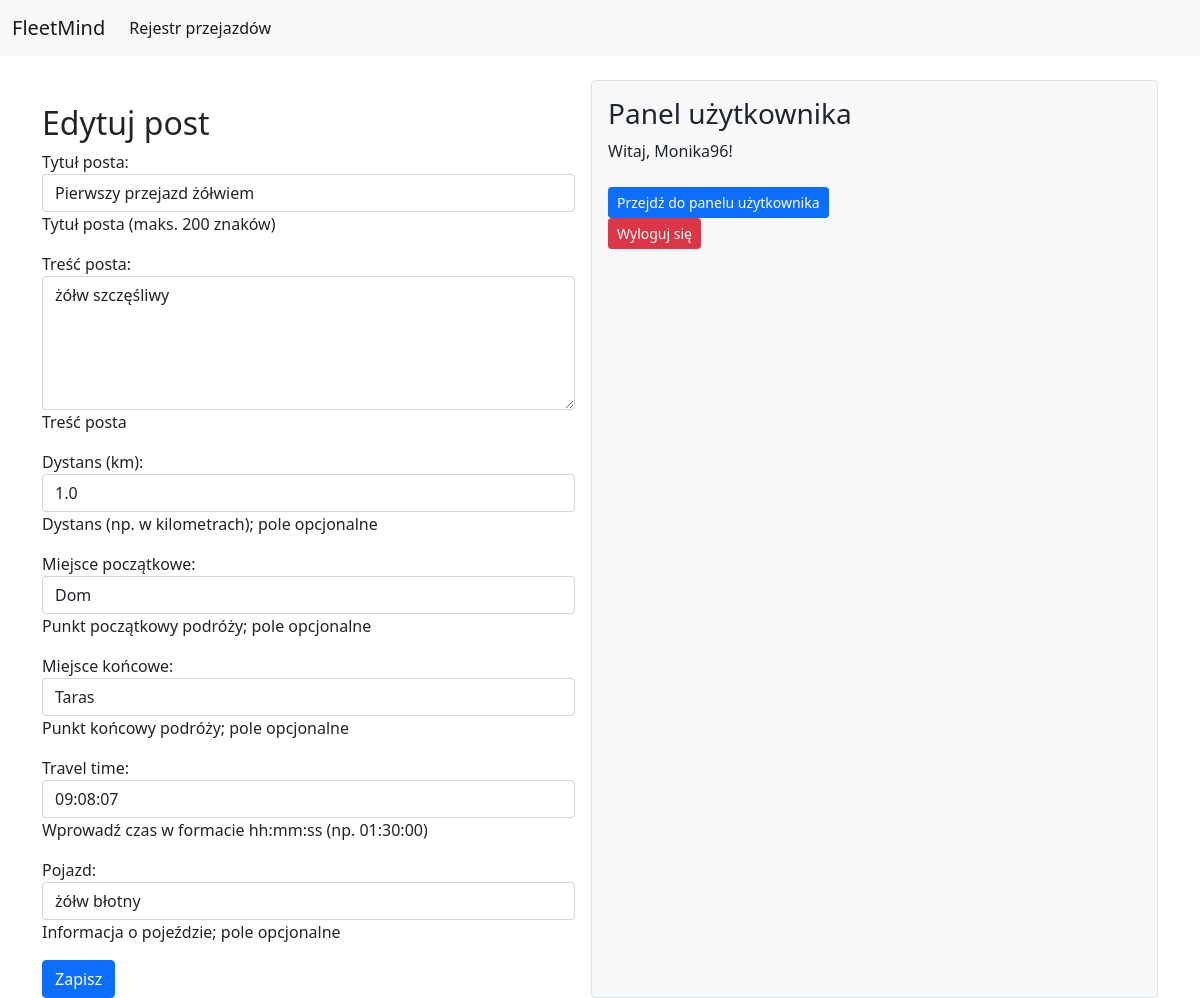
Page /posts/update/3/ (signed in) on the committed database.
### Fleet/models.py (models this page shows, shortened)
class Post(models.Model):
    title = models.CharField(
        max_length=200,
        help_text="Tytuł posta (maks. 200 znaków)"
    )
    content = models.TextField(
        help_text="Treść posta"
    )
    create_at = models.DateTimeField(
        auto_now_add=True,
        help_text="Data i czas utworzenia posta (ustawiane automatycznie)"
    )
    author = models.ForeignKey(
        User,
        on_delete=models.CASCADE,
        help_text="Autor posta (odniesienie do modelu User)"
    )
    distance = models.FloatField(
        blank=True,
        null=True,
        help_text="Dystans (np. w kilometrach); pole opcjonalne"
    )
    start_location = models.CharField(
        max_length=255,
        blank=True,
        null=True,
        help_text="Punkt początkowy podróży; pole opcjonalne"
    )
    end_location = models.CharField(
        max_length=255,
        blank=True,
        null=True,
        help_text="Punkt końcowy podróży; pole opcjonalne"
    )
    travel_time = models.DurationField(
        blank=True,
        null=True,
        help_text="Czas podróży; pole opcjonalne"
    )
    vehicle = models.CharField(
        max_length=100,
        blank=True,
        null=True,
        help_text="Informacja o pojeździe; pole opcjonalne"
    )

class Profile(models.Model):
    user = models.OneToOneField(User, on_delete=models.CASCADE)
    display_name = models.CharField(max_length=50, blank=True, null=True)

### Fleet/views/post_views.py (the view)
# urls.py: path('posts/update/<int:post_id>/', update_post, name='update_post'),
@login_required
def update_post(request, post_id):
    post = get_object_or_404(Post, id=post_id)
    form = PostForm(request.POST or None, instance=post)
    if request.method == "POST" and form.is_valid():
        form.save()
        return redirect("post_list")
    return render(request, "Fleet/post_form.html", {"form": form, "title": "Edytuj post"})

### Fleet/templates/Fleet/post_form.html (shortened to what this page needs)
{% extends "Fleet/base.html" %}
{% block content %}
<div class="mt-4">
    <h2>{{ title }}</h2>
    <form method="POST">
        {{ form.as_p }}
        <button type="submit" class="btn btn-primary">Zapisz</button>
    </form>
</div>
{% endblock %}

### Fleet/templates/Fleet/base.html (shortened to what this page needs)
<!doctype html>
<html lang="pl">
{% load static %}
  <head>
    <link href="https://cdnjs.cloudflare.com/ajax/libs/bootstrap/5.0.2/css/bootstrap.min.css" rel="stylesheet">
    <link rel="stylesheet" href="https://cdn.datatables.net/1.13.4/css/jquery.dataTables.min.css" />
    <link rel="stylesheet" type="text/css" href="{% static 'css/style.css' %}">
    <link rel="stylesheet" href="https://cdn.jsdelivr.net/npm/bootstrap-icons/font/bootstrap-icons.css">
  </head>
  <body>
    <nav class="navbar navbar-expand-lg navbar-light bg-light">
      <div class="container-fluid">
        <a class="navbar-brand" href="{% url 'post_list' %}">FleetMind</a>
        <div class="collapse navbar-collapse" id="navbarNavDropdown">
          <ul class="navbar-nav">
            <li class="nav-item">
              <a class="nav-link active" aria-current="page" href="{% url 'post_list' %}">Rejestr przejazdów</a>
            </li>
          </ul>
        </div>
      </div>
    </nav>
    <div class="container d-flex mt-4">
      <div class="main-content flex-grow-1">
        {% block content %}{% endblock %}
      </div>
      {% block sidebar %}
      <div class="user-panel ms-3 p-3 bg-light border rounded" style="width: 250px;">
        {% if user.is_authenticated %}
          <h3>Panel użytkownika</h3>
          <p>Witaj, {{ user.profile.display_name|default:"Nie ustawiono nicku" }}!</p>
          <a href="{% url 'user_panel' %}" class="btn btn-primary btn-sm mt-2">Przejdź do panelu użytkownika</a>
          <form method="post" action="{% url 'logout' %}">
            <button type="submit" class="btn btn-danger btn-sm">Wyloguj się</button>
          </form>
        {% else %}
          <p><a href="{% url 'login' %}" class="btn btn-success">Zaloguj się</a></p>
        {% endif %}
      </div>
      {% endblock %}
    </div>
  </body>
</html>

### Fleet/static/css/style.css (style rules this page uses)
.container { display: flex; justify-content: space-between; }
.main-content { flex: 3; }
.user-panel { flex: 1; padding: 20px; background-color: #f8f9fa; border-left: 2px solid #ddd; min-width: 250px; }

### rows in the picture
Post: title "Pierwszy przejazd żółwiem", content "żółw szczęśliwy", distance "1.0", start_location "Dom", end_location "Taras", travel_time "09:08:07", vehicle "żółw błotny"

### other values in the picture
{{ title }} "Edytuj post"
{{ user.profile.display_name|default:"Nie ustawiono nicku" }} "Monika96"
